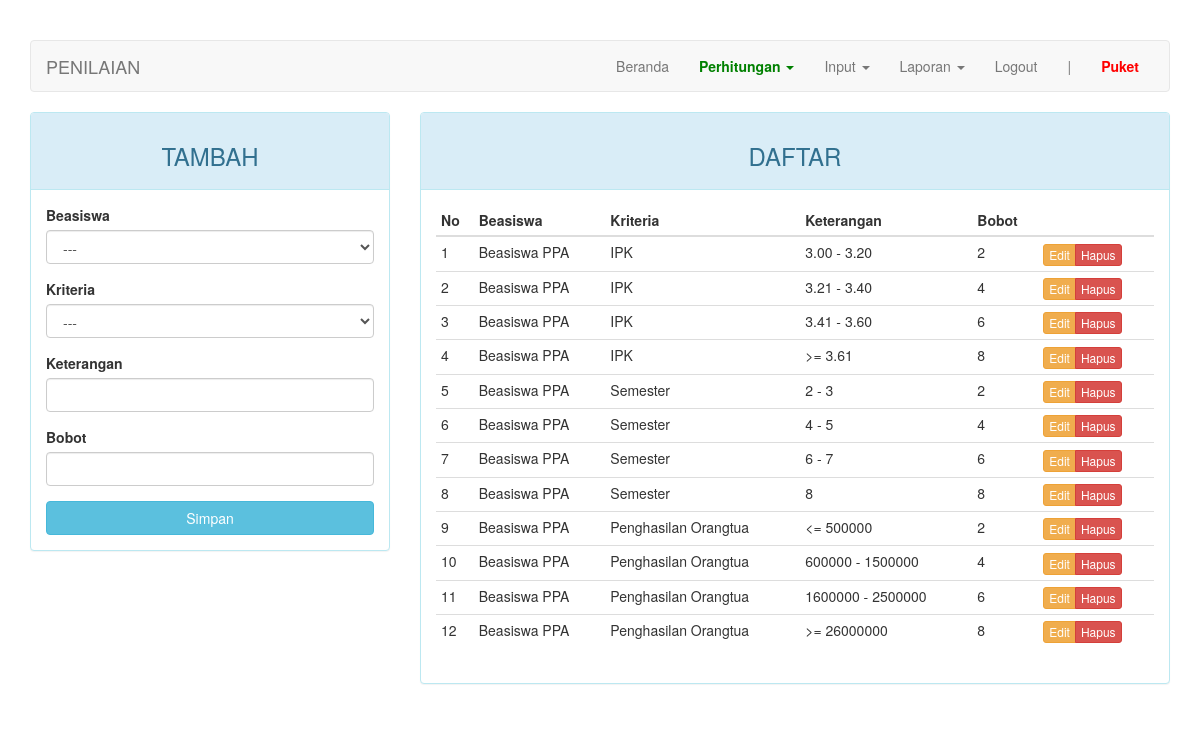
The app's page /index.php?page=penilaian (signed in) with its own data.
### tables this page shows
CREATE TABLE `penilaian` (
  `kd_penilaian` int(11) NOT NULL,
  `kd_beasiswa` int(11) DEFAULT NULL,
  `kd_kriteria` int(11) NOT NULL,
  `keterangan` varchar(20) NOT NULL,
  `bobot` tinyint(1) DEFAULT NULL
);

CREATE TABLE `beasiswa` (
  `kd_beasiswa` int(11) NOT NULL,
  `nama` varchar(50) DEFAULT NULL
);

CREATE TABLE `kriteria` (
  `kd_kriteria` int(11) NOT NULL,
  `kd_beasiswa` int(11) NOT NULL,
  `nama` varchar(50) DEFAULT NULL,
  `sifat` enum('min','max') DEFAULT NULL
);

### page/penilaian.php (the view, shortened to what this page needs)
<?php
$update = (isset($_GET['action']) AND $_GET['action'] == 'update') ? true : false;
?>
<div class="row">
	<div class="col-md-4">
	    <div class="panel panel-<?= ($update) ? "warning" : "info" ?>">
	        <div class="panel-heading"><h3 class="text-center"><?= ($update) ? "EDIT" : "TAMBAH" ?></h3></div>
	        <div class="panel-body">
	            <form action="<?=$_SERVER['REQUEST_URI']?>" method="POST">
									<div class="form-group">
	                  <label for="kd_beasiswa">Beasiswa</label>
										<select class="form-control" name="kd_beasiswa">
											<option>---</option>
										</select>
									</div>
									<div class="form-group">
	                  <label for="kd_kriteria">Kriteria</label>
										<select class="form-control" name="kd_kriteria">
											<option>---</option>
										</select>
									</div>
	                <div class="form-group">
	                    <label for="keterangan">Keterangan</label>
	                    <input type="text" name="keterangan" class="form-control" <?= (!$update) ?: 'value="'.$row["keterangan"].'"' ?>>
	                </div>
	                <div class="form-group">
	                    <label for="bobot">Bobot</label>
	                    <input type="text" name="bobot" class="form-control" <?= (!$update) ?: 'value="'.$row["bobot"].'"' ?>>
	                </div>
	                <button type="submit" class="btn btn-<?= ($update) ? "warning" : "info" ?> btn-block">Simpan</button>
	            </form>
	        </div>
	    </div>
	</div>
	<div class="col-md-8">
	    <div class="panel panel-info">
	        <div class="panel-heading"><h3 class="text-center">DAFTAR</h3></div>
	        <div class="panel-body">
	            <table class="table table-condensed">
	                <thead>
	                    <tr>
	                        <th>No</th>
	                        <th>Beasiswa</th>
	                        <th>Kriteria</th>
	                        <th>Keterangan</th>
	                        <th>Bobot</th>
	                        <th></th>
	                    </tr>
	                </thead>
	                <tbody>
	                    <?php $no = 1; ?>
	                    <?php if ($query = $connection->query("SELECT a.kd_penilaian, c.nama AS nama_beasiswa, b.nama AS nama_kriteria, a.keterangan, a.bobot FROM penilaian a JOIN kriteria b ON a.kd_kriteria=b.kd_kriteria JOIN beasiswa c ON a.kd_beasiswa=c.kd_beasiswa")): ?>
	                        <?php while($row = $query->fetch_assoc()): ?>
	                        <tr>
	                            <td><?=$no++?></td>
	                            <td><?=$row['nama_beasiswa']?></td>
	                            <td><?=$row['nama_kriteria']?></td>
	                            <td><?=$row['keterangan']?></td>
	                            <td><?=$row['bobot']?></td>
	                            <td>
	                                <div class="btn-group">
	                                    <a href="?page=penilaian&action=update&key=<?=$row['kd_penilaian']?>" class="btn btn-warning btn-xs">Edit</a>
	                                    <a href="?page=penilaian&action=delete&key=<?=$row['kd_penilaian']?>" class="btn btn-danger btn-xs">Hapus</a>
	                                </div>
	                            </td>
	                        </tr>
	                        <?php endwhile ?>
	                    <?php endif ?>
	                </tbody>
	            </table>
	        </div>
	    </div>
	</div>
</div>

### index.php (style rules this page uses)
body { margin-top: 40px; }

### records on screen
penilaian: kd_beasiswa.nama "Beasiswa PPA", kd_kriteria.nama "IPK", keterangan "3.00 - 3.20", bobot "2"
penilaian: kd_beasiswa.nama "Beasiswa PPA", kd_kriteria.nama "IPK", keterangan "3.21 - 3.40", bobot "4"
penilaian: kd_beasiswa.nama "Beasiswa PPA", kd_kriteria.nama "IPK", keterangan "3.41 - 3.60", bobot "6"
penilaian: kd_beasiswa.nama "Beasiswa PPA", kd_kriteria.nama "IPK", keterangan ">= 3.61", bobot "8"
penilaian: kd_beasiswa.nama "Beasiswa PPA", kd_kriteria.nama "Semester", keterangan "2 - 3", bobot "2"
penilaian: kd_beasiswa.nama "Beasiswa PPA", kd_kriteria.nama "Semester", keterangan "4 - 5", bobot "4"
penilaian: kd_beasiswa.nama "Beasiswa PPA", kd_kriteria.nama "Semester", keterangan "6 - 7", bobot "6"
penilaian: kd_beasiswa.nama "Beasiswa PPA", kd_kriteria.nama "Semester", keterangan "8", bobot "8"
penilaian: kd_beasiswa.nama "Beasiswa PPA", kd_kriteria.nama "Penghasilan Orangtua", keterangan "<= 500000", bobot "2"
penilaian: kd_beasiswa.nama "Beasiswa PPA", kd_kriteria.nama "Penghasilan Orangtua", keterangan "600000 - 1500000", bobot "4"
penilaian: kd_beasiswa.nama "Beasiswa PPA", kd_kriteria.nama "Penghasilan Orangtua", keterangan "1600000 - 2500000", bobot "6"
penilaian: kd_beasiswa.nama "Beasiswa PPA", kd_kriteria.nama "Penghasilan Orangtua", keterangan ">= 26000000", bobot "8"

### other values on screen
$str "PENILAIAN"
$_SESSION["username"] "Puket"
